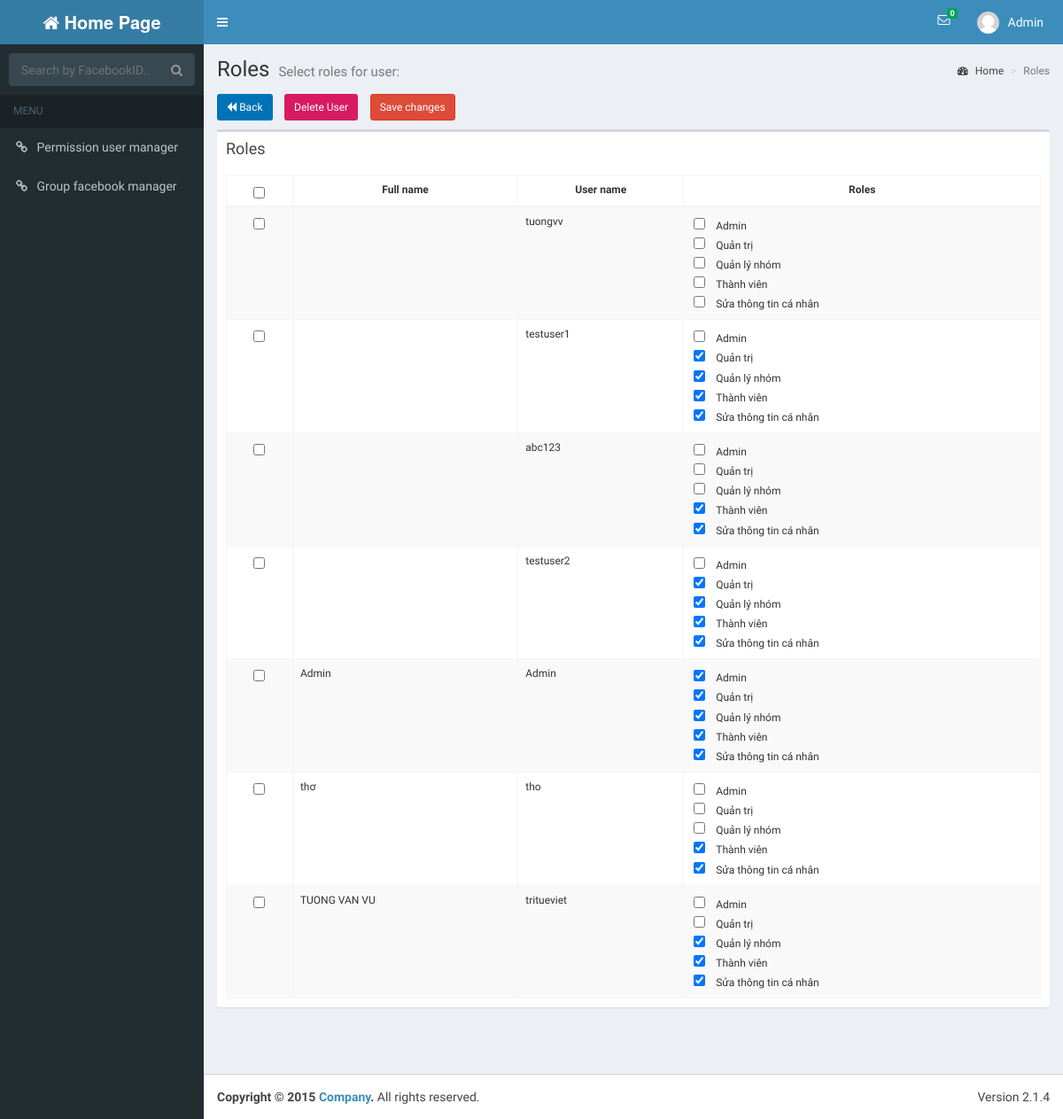
The page /rolesView.php (signed in) on the database its author committed.
### tables this page shows
CREATE TABLE IF NOT EXISTS `users` (
  `UserId` int(20) NOT NULL AUTO_INCREMENT,
  `UserName` varchar(30) NOT NULL,
  `Password` varchar(16) NOT NULL,
  `FullName` varchar(50) DEFAULT NULL,
  `Address1` varchar(100) DEFAULT NULL,
  `Birthday` datetime DEFAULT NULL,
  `PhoneNumber1` varchar(15) DEFAULT NULL,
  `Email` varchar(50) DEFAULT NULL,
  `Gender` varchar(10) DEFAULT NULL,
  `CreateTime` timestamp NOT NULL DEFAULT '0000-00-00 00:00:00',
  `UpdateTime` timestamp NOT NULL DEFAULT '0000-00-00 00:00:00' ON UPDATE CURRENT_TIMESTAMP,
  `Avatar` varchar(100) DEFAULT NULL,
  `PhoneNumber2` varchar(100) DEFAULT NULL,
  `Address2` varchar(100) DEFAULT NULL,
  `Class` varchar(50) DEFAULT NULL,
  `School` varchar(100) DEFAULT NULL,
  `FacebookId` varchar(50) DEFAULT NULL,
  PRIMARY KEY (`UserId`),
  KEY `avatar` (`Avatar`)
);

CREATE TABLE IF NOT EXISTS `roles` (
  `RoleId` int(20) NOT NULL AUTO_INCREMENT,
  `RoleName` varchar(30) NOT NULL,
  `Description` varchar(500) NOT NULL,
  PRIMARY KEY (`RoleId`)
);

### dao/db_connect.php (called while the page is built, shortened)
<?php
class DB_CONNECT {
    function connect() {
        $con = @mysql_connect(DB_SERVER, DB_USER, DB_PASSWORD) or die(mysql_error());
        return $con;
    }
}
?>

### dao/daoInbox.php (called while the page is built, shortened)
<?php
require_once 'db_connect.php';
$createTime = "CreateTime";
$updateTime = "UpdateTime";
function getInboxIdUseStatus($varName) {
    $result = mysql_query("SELECT 1 FROM inbox "
            . " WHERE  status = 1 and toUserId = " . $varName)
            or die(mysql_error());
    return 0;
}
?>

### dao/daoUsers.php (called while the page is built, shortened)
<?php
require_once 'db_connect.php';
require_once '/../models/users.php';
$userId = "UserId";
$userName = "UserName";
$password = "Password";
$fullName = "FullName";
$avatar = "Avatar";
$address1 = "Address1";
$address2 = "Address2";
$birthday = "Birthday";
$phoneNumber1 = "PhoneNumber1";
$phoneNumber2 = "PhoneNumber2";
$email = "Email";
$gender = "Gender";
$school = "School";
$class = "Class";
$createTime = "CreateTime";
$updateTime = "UpdateTime";
function getUserById($varUserName) {
    global $userId, $userName, $password, $fullName, $address1, $address2, $birthday, $phoneNumber1, $phoneNumber2, $email, $gender, $createTime, $updateTime, $school, $class, $avatar;
    $result = mysql_query("SELECT * ,DATE_FORMAT(Birthday, \"%d-%l-%Y\") AS DOB FROM users WHERE UserId = '" . $varUserName . "'") or die(mysql_error());
    if (mysql_num_rows($result) > 0) {
        while ($row = mysql_fetch_array($result)) {
            $users = new Users();
            $users->setUserId($row[$userId]);
            $users->setUserName($row[$userName]);
            $users->setPassword($row[$password]);
            $users->setFullName($row[$fullName]);
            $users->setAddress2($row[$address2]);
            $users->setAddress1($row[$address1]);
            $users->setBirthday($row['DOB']);
            $users->setAvatar($row[$avatar]);
            $users->setPhoneNumber2($row[$phoneNumber2]);
            $users->setPhoneNumber1($row[$phoneNumber1]);
            $users->setEmail($row[$email]);
            $users->setGender($row[$gender]);
            $users->setSchool($row[$school]);
            $users->setClass($row[$class]);
            $users->setCreateTime($row[$createTime]);
            $users->setUpdateTime($row[$updateTime]);
            return $users;
        }
    }
    return null;
}
function getListUsersRole($start, $count) {
    global $userId, $userName, $password, $fullName, $address1, $address2, $birthday, $phoneNumber1, $phoneNumber2, $email, $gender, $createTime, $updateTime, $school, $class, $avatar;
    $listUsers = array();
    $result = mysql_query("SELECT *FROM users  order by " . $fullName . " LIMIT " . $start . "," . $count . "") or die(mysql_error());
    if (mysql_num_rows($result) > 0) {
        while ($row = mysql_fetch_array($result)) {
            $users = new Users();
            $users->setUserId($row[$userId]);
            $users->setUserName($row[$userName]);
            $users->setPassword($row[$password]);
            $users->setFullName($row[$fullName]);
            $users->setAddress2($row[$address2]);
            $users->setAddress1($row[$address1]);
            $users->setBirthday($row[$birthday]);
            $users->setAvatar($row[$avatar]);
            $users->setPhoneNumber2($row[$phoneNumber2]);
            $users->setPhoneNumber1($row[$phoneNumber1]);
            $users->setEmail($row[$email]);
            $users->setGender($row[$gender]);
            $users->setSchool($row[$school]);
            $users->setClass($row[$class]);
            $users->setCreateTime($row[$createTime]);
            $users->setUpdateTime($row[$updateTime]);
            array_push($listUsers, $users);
        }
        return $listUsers;
    }
    return $listUsers;
}
function checkRoleAdminUsingUserId($varName) {
    $result = mysql_query("SELECT * from user_role where roleId = 1 AND UserId = " . $varName) or die(mysql_error());
    if (mysql_num_rows($result) > 0) {
        return true;
    }
    return false;
}
function checkRoleQLNhom($varName) {
    $result = mysql_query("SELECT * from user_role where roleId = 3 AND UserId = " . $varName) or die(mysql_error());
    if (mysql_num_rows($result) > 0) {
        return true;
    }
    return false;
}
?>

### models/users.php (called while the page is built, shortened)
<?php
class Users {
    private $userId;
    private $userName;
    private $fullName;
    function getUserId() {
        return $this->userId;
    }
    function getUserName() {
        return $this->userName;
    }
    function getFullName() {
        return $this->fullName;
    }
    function setUserId($userId) {
        $this->userId = $userId;
    }
    function setUserName($userName) {
        $this->userName = $userName;
    }
    function setFullName($fullName) {
        $this->fullName = $fullName;
    }
}

### dao/daoRoles.php (called while the page is built, shortened)
<?php
require_once 'db_connect.php';
require_once '/../models/roles.php';
$roleId = "RoleId";
$roleName = "RoleName";
$description = "Description";
function checkRole($user, $role) {
    $result = mysql_query("SELECT *FROM user_role where UserId= ".$user." AND RoleId= ".$role) or die(mysql_error());
    if (mysql_num_rows($result) > 0) {
        return true;
    }
    return false;
}
function getListRoles() {
 global    $roleId, $roleName, $description;
$listRoles = array();
    $result = mysql_query("SELECT *FROM roles order by roleId") or die(mysql_error());
    if (mysql_num_rows($result) > 0) {
        while ($row = mysql_fetch_array($result)) {
            $roles = new Roles();
            $roles->setRoleId($row[$roleId]);
            $roles->setRoleName($row[$roleName]);
            $roles->setDescription($row[$description]);
            array_push($listRoles, $roles);
        }
    }
    return $listRoles;
}
?>

### models/roles.php (called while the page is built, shortened)
<?php
class Roles {
    private $roleId;
    private $roleName;
    function getRoleId() {
        return $this->roleId;
    }
    function getRoleName() {
        return $this->roleName;
    }
    function setRoleId($roleId) {
        $this->roleId = $roleId;
    }
    function setRoleName($roleName) {
        $this->roleName = $roleName;
    }
}

### rolesView.php (the view, shortened to what this page needs)
<?php
require_once '/dao/daoUsers.php';
require_once '/models/users.php';
require_once '/dao/daoInbox.php';
require_once '/models/roles.php';
require_once '/dao/daoRoles.php';
$userNameLogin = getUserById($_SESSION['user_id']);
$numInbox = getInboxIdUseStatus($_SESSION['user_id']);
$current = $_GET['pageNumRole'] == null ? 1 : $_GET['pageNumRole'];
$start = ($current - 1) * 10 + 1;
$listInbox = (array) getListUsersRole(($start - 1), 10);
$listRole = getListRoles();
?>
<html>
    <head>
        <?php include 'includeCss.php'; ?>
    </head>
    <body class="hold-transition skin-blue sidebar-mini">
        <div class="wrapper">
            <?php include 'includeTab.php';?>
            <div class="content-wrapper">
                <section class="content-header">
                    <h1>
                        Roles
                        <small>Select roles for user:</small>
                    </h1>
                    <ol class="breadcrumb">
                        <li><a href="#"><i class="fa fa-dashboard"></i> Home</a></li>
                        <li class="active">Roles</li>
                    </ol>
                </section>
                <section class="content">
                    <div class="row">
                        <form id="form_id" name="myform" action="processRoles.php" method="POST">
                            <div class="col-md-12" style="padding-bottom: 10px;">
                                <span>
                                    <div class= "left" style="display:inline" >
                                        <a class="left text-center btn btn-sm btn-file bg-blue" href = "homePage.php"><fi class="fa fa-backward"></fi>  Back</a>
                                    </div>
                                    <div class= "center" style="display:inline;margin-left: 10px;" style="padding-left: 20px;">
                                        <button type="submit" name="deleteUser" class="text-center btn btn-sm btn-file bg-maroon" >Delete User</button>
                                    </div>
                                    <div class= "right" style="display:inline;margin-left: 10px;" style="padding-left: 20px;">
                                        <button type="submit" name="capQuyen1" class="text-center btn btn-sm btn-file btn-danger" >Save changes</button>
                                    </div>
                                </span>
                            </div>
                            <div class="col-md-12">
                                <div class="box">
                                    <div class="box-header">
                                        <h3 class="box-title">Roles</h3>
                                    </div>
                                    <div class="box-body">
                                        <table id="example1" class="table table-bordered table-striped text-sm" cellspacing="0" width="100%">
                                            <thead>
                                                <tr>
                                                    <th class="text-center"><input type="checkbox" id ="selectall"/></th>
                                                    <th class="text-center">Full name</th>
                                                    <th class="text-center">User name</th>
                                                    <th class="text-center">Roles</th>
                                                </tr>
                                            </thead>
                                            <tbody>
                                                <?php
                                                foreach ($listInbox as $row) {
                                                    echo '<tr>';
                                                    echo "<td class =\"text-center\"><input type=\"checkbox\" class =\"cbox\" name=\"checkbox_name[]\" value=\"{$row->getUserId()}\" /></td>";
                                                    echo "<td>" . $row->getFullName() . "</td>";
                                                    echo "<td>{$row->getUserName()}</td>";
                                                    echo "<td align=\"left\">";
                                                    for ($j = 0; $j < sizeof($listRole); $j++) {
                                                        $check = checkRole($row->getUserId(), $listRole[$j]->getRoleId());
                                                        if ($check) {
                                                            echo " &nbsp;<input type=\"checkbox\" name=\"{$row->getUserId()}[]\" value=\"{$listRole[$j]->getRoleId()}\""
                                                            . "checked = \"true\"/> &nbsp; &nbsp;"
                                                            . $listRole[$j]->getRoleName() . "<br>";
                                                        } else {
                                                            echo " &nbsp;<input type=\"checkbox\" name=\"{$row->getUserId()}[]\" value=\"{$listRole[$j]->getRoleId()}\""
                                                            . "/> &nbsp; &nbsp;"
                                                            . $listRole[$j]->getRoleName() . "<br>";
                                                        }
                                                    }
                                                    echo '</tr>';
                                                }
                                                ?>
                                            </tbody>
                                        </table>
                                    </div>
                                </div>
                            </div>
                        </form>
                    </div>
                    <div class="row">
                        <div class="padding-2 col-md-12 text-center">
                        </div>
                    </div>
                </section>
            </div>
            <?php include 'includeFooter.php'; ?>
    </body>
</html>

### includeTab.php (shortened to what this page needs)
<header class="main-header">
    <a href="homePage.php" class="logo">
        <span class="logo-lg "><i class="fa fa-home"></i><b> Home Page</b></span>
    </a>
    <nav class="navbar navbar-static-top" role="navigation">
        <a href="#" class="sidebar-toggle" data-toggle="offcanvas" role="button">
        </a>
        <div class="navbar-custom-menu">
            <ul class="nav navbar-nav">
                <li class="dropdown messages-menu">
                    <a href="#" class="dropdown-toggle" data-toggle="dropdown">
                        <i class="fa fa-envelope-o"></i>
                        <span class="label label-success"><?php echo '' . ($numInbox == null ? 0 : $numInbox); ?></span>
                    </a>
                </li>
                <li class="dropdown user user-menu">
                    <a href="#" class="dropdown-toggle" data-toggle="dropdown">
                        <img src="dist/img/user2-160x160.jpg" class="user-image" alt="User Image">
                        <span class="hidden-xs"> <?php echo $userNameLogin->getFullName(); ?>&nbsp;&nbsp; </span>
                    </a>
                </li>
            </ul>
        </div>
    </nav>
</header>
<aside class="main-sidebar ">
    <section class="sidebar" >
        <?php $adminRole = checkRoleAdminUsingUserId($_SESSION['user_id']);
        if ($adminRole) {
            ?>
            <form action="javascript:check()" class="sidebar-form">
                <div class="input-group">
                    <input type="text" name="q" id="key" class="form-control" placeholder="Search by FacebookID..." value="">
                    <span class="input-group-btn">
                        <button type="submit" name="search" id="search-btn" class="btn btn-flat"><i class="fa fa-search"></i></button>
                    </span>
                </div>
            </form>
        <?php } ?>
        <ul class="sidebar-menu">
            <li class="header">MENU</li>
            <?php if ($adminRole) { ?>
                <li><a href="rolesView.php?pageNumRole=1"><i class="fa fa-link"></i> <span>Permission user manager</span></a></li>
            <?php } if (checkRoleQLNhom($_SESSION['user_id']) || checkRoleAdminUsingUserId($_SESSION['user_id'])) { ?>
                <li><a href="subGroup.php"><i class="fa fa-link"></i> <span>Group facebook manager</span></a></li>
            <?php } ?>
        </ul>
    </section>
</aside>

### rows shown on the page
users: FullName "Admin", UserName "Admin"
users: UserName "tuongvv"
roles: RoleName "Admin"
roles: RoleName "Quản trị"
roles: RoleName "Quản lý nhóm"
roles: RoleName "Thành viên"
roles: RoleName "Sửa thông tin cá nhân"
users: UserName "testuser1"
users: UserName "abc123"
users: UserName "testuser2"
users: FullName "thơ", UserName "tho"
users: FullName "TUONG VAN VU", UserName "tritueviet"
